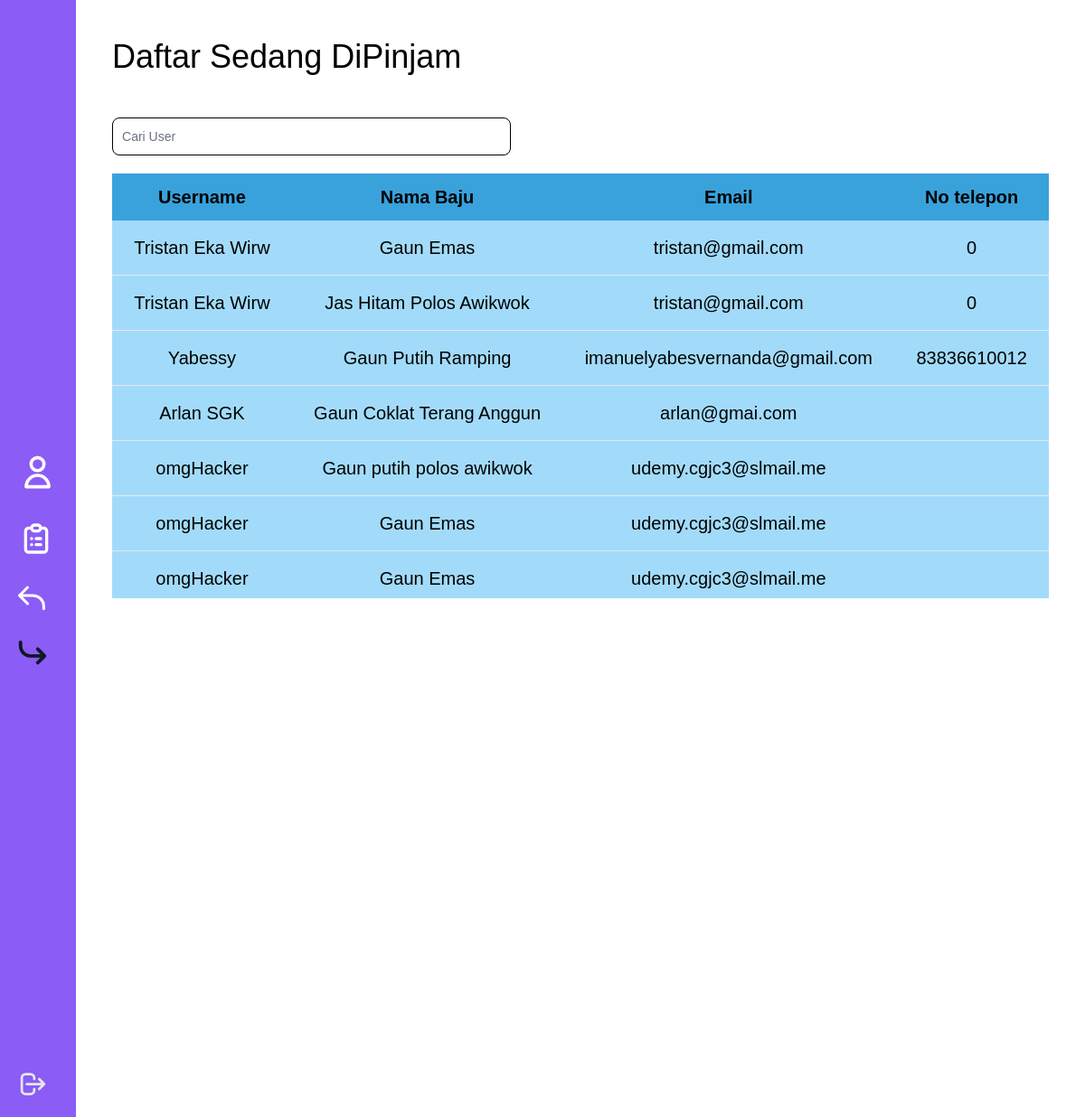
/template/admin/daftardipinjam.php (signed in), run on an earlier commit of the app's database.
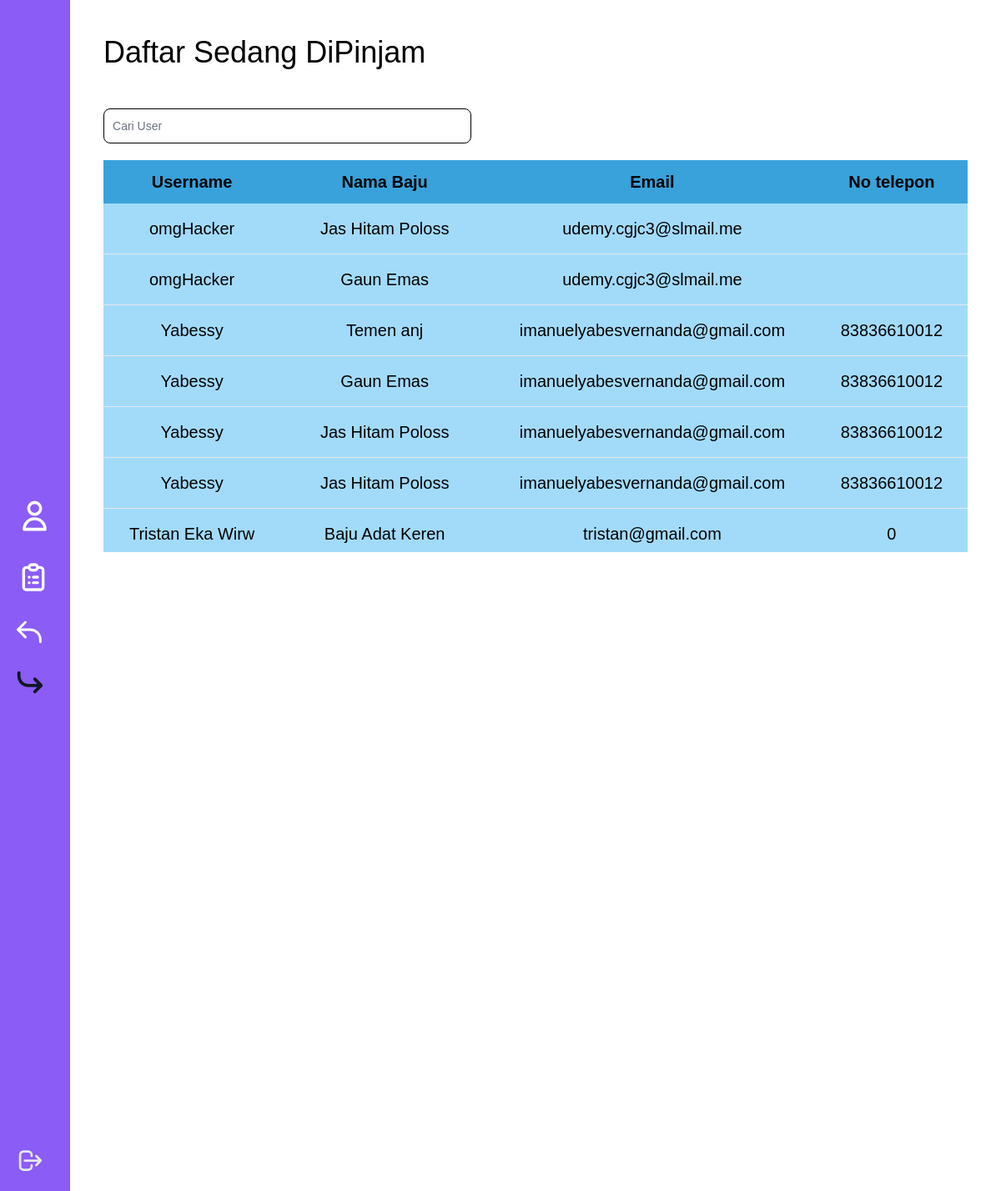
And on a later commit of the database.
### tables this page shows
CREATE TABLE `peminjam` (
  `id` int(11) NOT NULL,
  `id_baju` int(11) NOT NULL,
  `id_pengguna` int(11) NOT NULL,
  `nama` varchar(255) NOT NULL,
  `nama_pengguna` varchar(16) NOT NULL,
  `ukuran` varchar(6) NOT NULL,
  `pembayaran` varchar(10) NOT NULL,
  `tanggal` date NOT NULL,
  `tanggal_` date DEFAULT NULL,
  `code` varchar(6) NOT NULL,
  `total_harga` varchar(255) NOT NULL
);

CREATE TABLE `pengguna` (
  `id` int(11) NOT NULL,
  `nama` varchar(16) NOT NULL,
  `email` varchar(255) NOT NULL,
  `password` varchar(255) NOT NULL,
  `tanggal_lahir` date DEFAULT NULL,
  `jenis_kelamin` varchar(50) NOT NULL,
  `no_telepon` varchar(12) NOT NULL,
  `foto` varchar(255) NOT NULL
);

### template/admin/func/functions.php (called while the page is built, shortened)
<?php
$conn = mysqli_connect('localhost','root','','majesty');
function query($query)
{
    global $conn;
    $result = mysqli_query($conn,$query);
    $rows = [];
    while ($row = mysqli_fetch_assoc($result)) {
        $rows[] = $row;
    }
    return $rows;
}
?>

### template/admin/daftardipinjam.php (the view, shortened to what this page needs)
<?php
require 'func/functions.php';
$tanggal = date('Y-m-d');
$peminjam = query("SELECT * FROM pengguna CROSS JOIN peminjam ON peminjam.id_pengguna = pengguna.id WHERE peminjam.tanggal <= '$tanggal' AND peminjam.tanggal_ >= $tanggal");
?>
<!DOCTYPE html>
<html lang="en">
<head>
  <link rel="stylesheet" href="../../tailwind/output.css" />
</head>
<body>
  <div class="flex">
    <div class="grid p-5 bg-[#8B5CF6] w-[91px] h-screen">
      <div class="absolute h-screen grid p-5 top-0 left-0">
        <div class="my-auto">
          <a href="daftaruser.php" class="block mb-8"><img src="../../static/foto/user.svg" alt="" /></a>
          <a href="daftarbaju.php" class="block mb-8"><img src="../../static/foto/list.svg" alt="" /></a>
          <a href="daftarpeminjam.php" class="block mb-8"><img src="../../static/foto/masuk.svg" alt="" /></a>
          <a href="daftardipinjam.php" class="block"><img src="../../static/foto/keluarhitam.svg" alt="" /></a>
        </div>
      </div>
      <a href="func/logout.php" class="mt-auto z-20 group" data-modal-toggle="popup-modal">
      </a>
    </div>
    <div class="mx-10 mt-9 w-full">
      <h1 class="text-[36px]">Daftar Sedang DiPinjam</h1>
      <div class="flex mt-10">
        <form>
          <div class="flex">
            <div class="relative w-fit">
              <input type="search" id="searchD" class="block p-2.5 w-[441px] z-20 text-sm text-black bg-white rounded-r-lg rounded-l-lg border border-black" placeholder="Cari User" autocomplete="off" required />
            </div>
          </div>
        </form>
      </div>
      <div class="h-[29.4rem] overflow-y-auto relative mt-5">
        <table class="w-full text-black text-xl">
          <thead class="text-black-700 text-center bg-[#39A2DB]">
            <tr>
              <th scope="col" class="py-3 px-6">Username</th>
              <th scope="col" class="py-3 px-6">Nama Baju</th>
              <th scope="col" class="py-3 px-6">Email</th>
              <th scope="col" class="py-3 px-6">No telepon</th>
            </tr>
          </thead>
          <tbody class="text-center" id="Container">
            <?php foreach ($peminjam as $row) : ?>
              <tr class="bg-[#A2DBFA] border-b text-">
                <th scope="row" class="py-4 px-6 font-light text-black whitespace-nowrap">
                  <?= $row['nama_pengguna'] ?>
                </th>
                <td class="py-4 px-6"><?= $row['nama'] ?></td>
                <td class="py-4 px-6"><?= $row['email'] ?></td>
                <td class="py-4 px-6"><?= $row['no_telepon'] ?></td>
              </tr>
            <?php endforeach ?>
          </tbody>
        </table>
      </div>
    </div>
  </div>
</body>
</html>

What changed in the data, as far as the page shows it:
removed peminjam: nama_pengguna "Tristan Eka Wirw", nama "Gaun Emas", id_pengguna.email "tristan@gmail.com", id_pengguna.no_telepon "0"
removed peminjam: nama_pengguna "Tristan Eka Wirw", nama "Jas Hitam Polos Awikwok", id_pengguna.email "tristan@gmail.com", id_pengguna.no_telepon "0"
removed peminjam: nama_pengguna "Yabessy", nama "Gaun Putih Ramping", id_pengguna.email "imanuelyabesvernanda@gmail.com", id_pengguna.no_telepon "83836610012"
removed peminjam: nama_pengguna "Arlan SGK", nama "Gaun Coklat Terang Anggun", id_pengguna.email "arlan@gmai.com"
removed peminjam: nama_pengguna "omgHacker", nama "Gaun putih polos awikwok", id_pengguna.email "udemy.cgjc3@slmail.me"
removed peminjam: nama_pengguna "omgHacker", nama "Gaun Emas", id_pengguna.email "udemy.cgjc3@slmail.me"
added peminjam: nama_pengguna "omgHacker", nama "Jas Hitam Poloss", id_pengguna.email "udemy.cgjc3@slmail.me"
added peminjam: nama_pengguna "Yabessy", nama "Temen anj", id_pengguna.email "imanuelyabesvernanda@gmail.com", id_pengguna.no_telepon "83836610012"
added peminjam: nama_pengguna "Yabessy", nama "Gaun Emas", id_pengguna.email "imanuelyabesvernanda@gmail.com", id_pengguna.no_telepon "83836610012"
added peminjam: nama_pengguna "Yabessy", nama "Jas Hitam Poloss", id_pengguna.email "imanuelyabesvernanda@gmail.com", id_pengguna.no_telepon "83836610012"
added peminjam: nama_pengguna "Yabessy", nama "Jas Hitam Poloss", id_pengguna.email "imanuelyabesvernanda@gmail.com", id_pengguna.no_telepon "83836610012"
added peminjam: nama_pengguna "Tristan Eka Wirw", nama "Baju Adat Keren", id_pengguna.email "tristan@gmail.com", id_pengguna.no_telepon "0"
